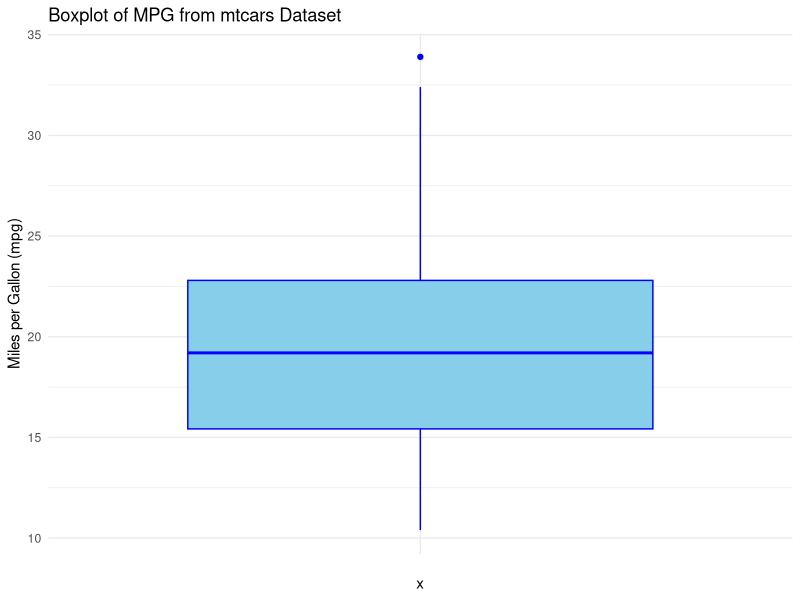
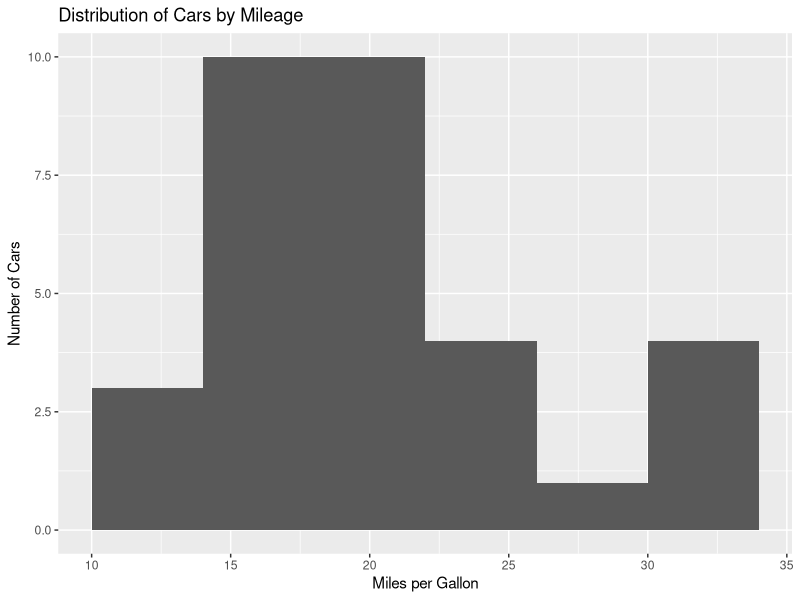
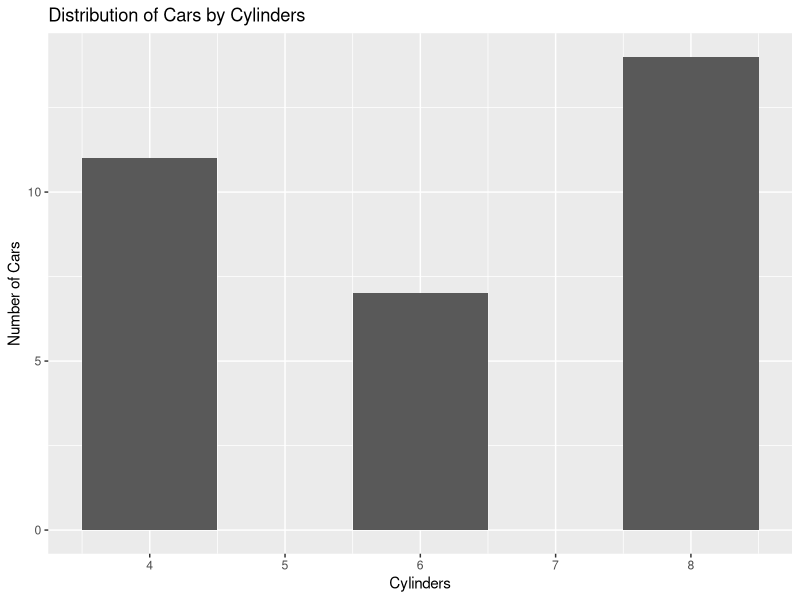
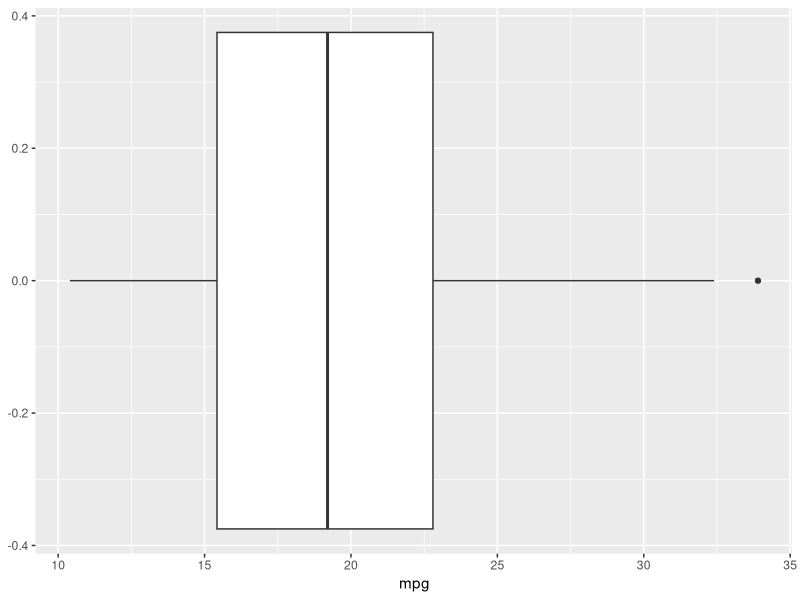

These charts were generated, in order, by the following R code:
## ---- chunk 1
knitr::opts_chunk$set(echo = TRUE) # do not change this option, this shows the code in your knitted document
## ---- chunk 2
if(!require(ggplot2)){install.packages("ggplot2")}
library(ggplot2)
## ---- chunk 3
str(mtcars)
## ---- chunk 4
names(mtcars)
## ---- chunk 5
head(mtcars)
## ---- chunk 6

ggplot(mtcars, aes(x = "", y = mpg)) +
  geom_boxplot(fill = "skyblue", color = "blue") +
  labs(title = "Boxplot of MPG from mtcars Dataset",
       y = "Miles per Gallon (mpg)") +
  theme_minimal()
## ---- chunk 7

ggplot(mtcars,aes(mpg))+geom_histogram(binwidth = 4)+xlab("Miles per Gallon")+ylab("Number of Cars")+ggtitle("Distribution of Cars by Mileage")
## ---- chunk 8
ggplot(mtcars,aes(cyl))+geom_histogram(binwidth = 1)+xlab("Cylinders")+ylab("Number of Cars")+ggtitle("Distribution of Cars by Cylinders")
## ---- chunk 9
ggplot(data=mtcars,aes(x=mpg)) + geom_boxplot()
